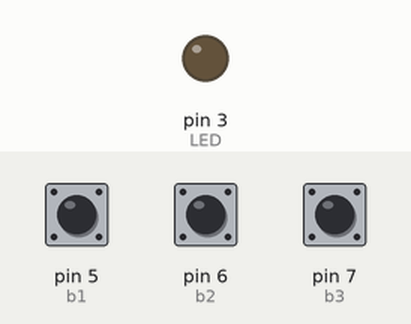
A sketch run on a simulated Arduino Uno, built with avr-gcc and run on an emulated ATmega328P. Parts: output pins drawn as LEDs (lit = HIGH). Inputs (shaded band) come from the test bench; at power-on: pin 7 (b3) HIGH, pin 6 (b2) HIGH, pin 5 (b1) HIGH.

Above: at 1.2 s.
1.3 s: pin 7 (b3) pulled LOW for 1 s
At 2.7 s:
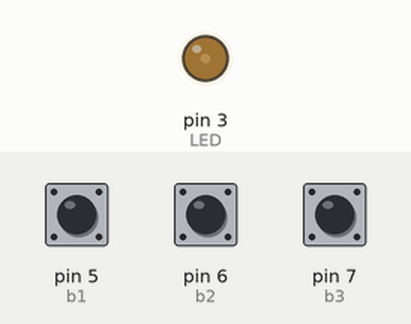
4.3 s: pin 7 (b3) pulled LOW for 3.2 s
At 7.9 s:
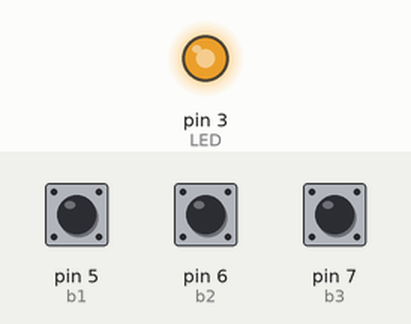
9.0 s: pin 6 (b2) pulled LOW for 0.15 s
At 10.3 s:
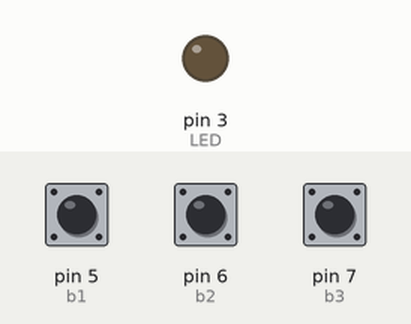
10.6 s: pin 7 (b3) pulled LOW for 0.15 s
At 11.7 s:
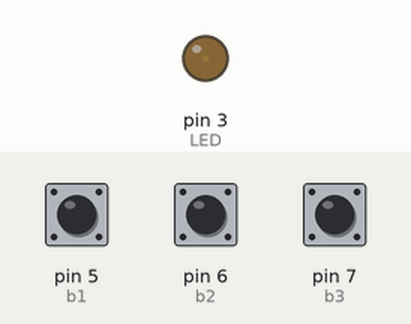
12.3 s: pin 5 (b1) pulled LOW for 0.15 s
At 13.0 s:
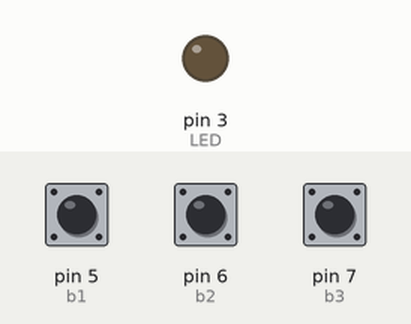
Timing chart, 0 to 15.0 s (numbered marks = the images above; inputs shaded):
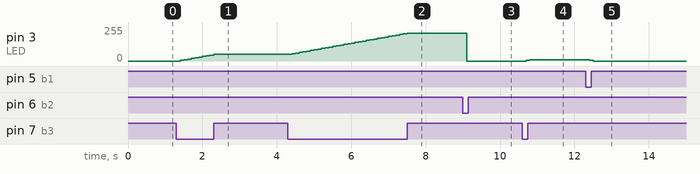

Measured:
- after the input at 1.3 s, pin 3 (LED): moves from 0/255 to 50/255 over 0.90 s, starting after 0.10 s
- after the input at 4.3 s, pin 3 (LED): moves from 50/255 to 210/255 over 3.1 s, starting after 0.10 s
- after the input at 9.0 s, pin 3 (LED): 210/255 → 0/255 after 0.10 s
- after the input at 10.6 s, pin 3 (LED): 0/255 → 5/255 after 0.10 s, → 10/255 0.10 s later
- after the input at 12.3 s, pin 3 (LED): 10/255 → 5/255 after 0.10 s, → 0/255 0.10 s later

The sketch:

z29_manual_led_brightness_control1.ino
```cpp
// C++ code
//
int LED = 3, b1 = 5, b2 = 6, b3 = 7;
int intenzitet = 0;


void setup()
{
  pinMode(LED, OUTPUT);
  pinMode(b1, INPUT_PULLUP);
  pinMode(b2, INPUT_PULLUP);
  pinMode(b3, INPUT_PULLUP);
  digitalWrite(LED, LOW);
}

void loop()
{
  analogWrite(LED, intenzitet);

  if(digitalRead(b1) == LOW)intenzitet-=5;
  else if(digitalRead(b2) == LOW)intenzitet = 0;
  else if(digitalRead(b3) == LOW)intenzitet += 5;

    if(intenzitet < 0)intenzitet = 0;
    if(intenzitet > 255)intenzitet = 255;

    delay(100);
}
```
